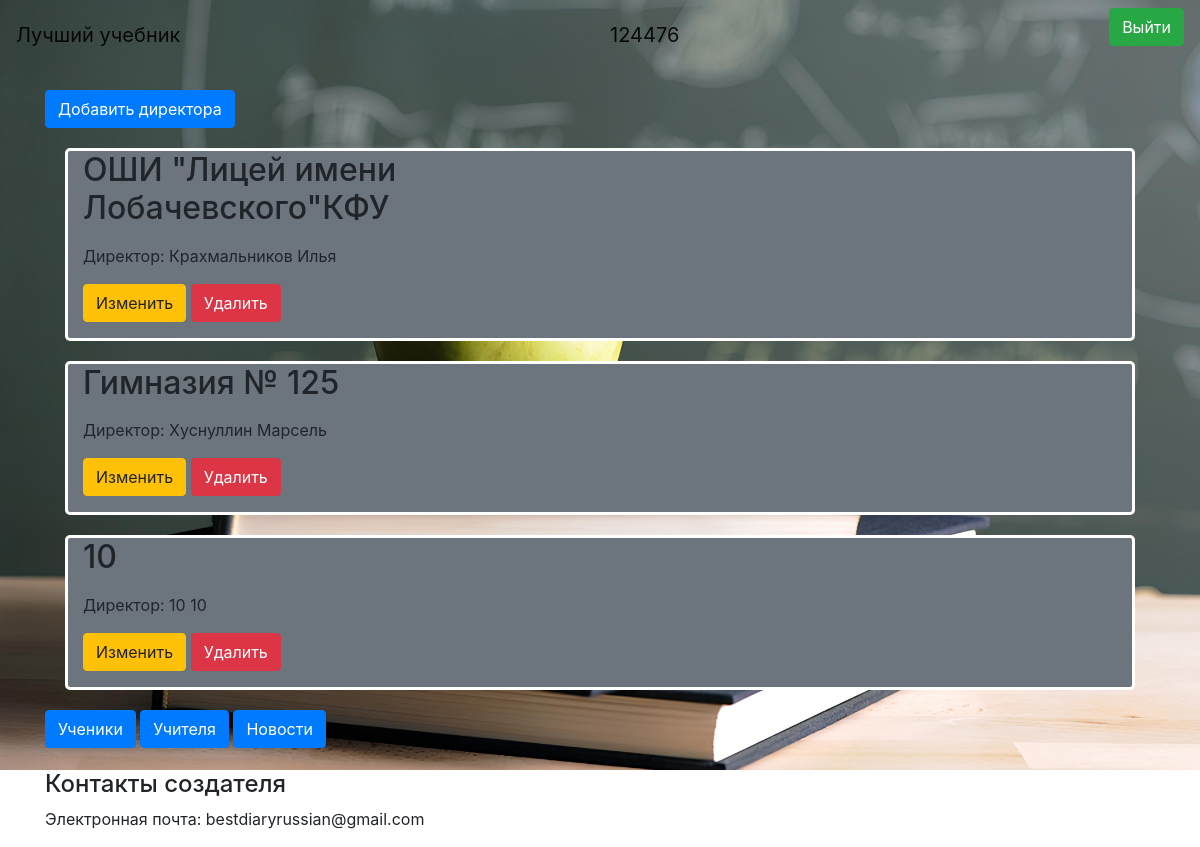
/developer (signed in), run on an earlier commit of the app's database.
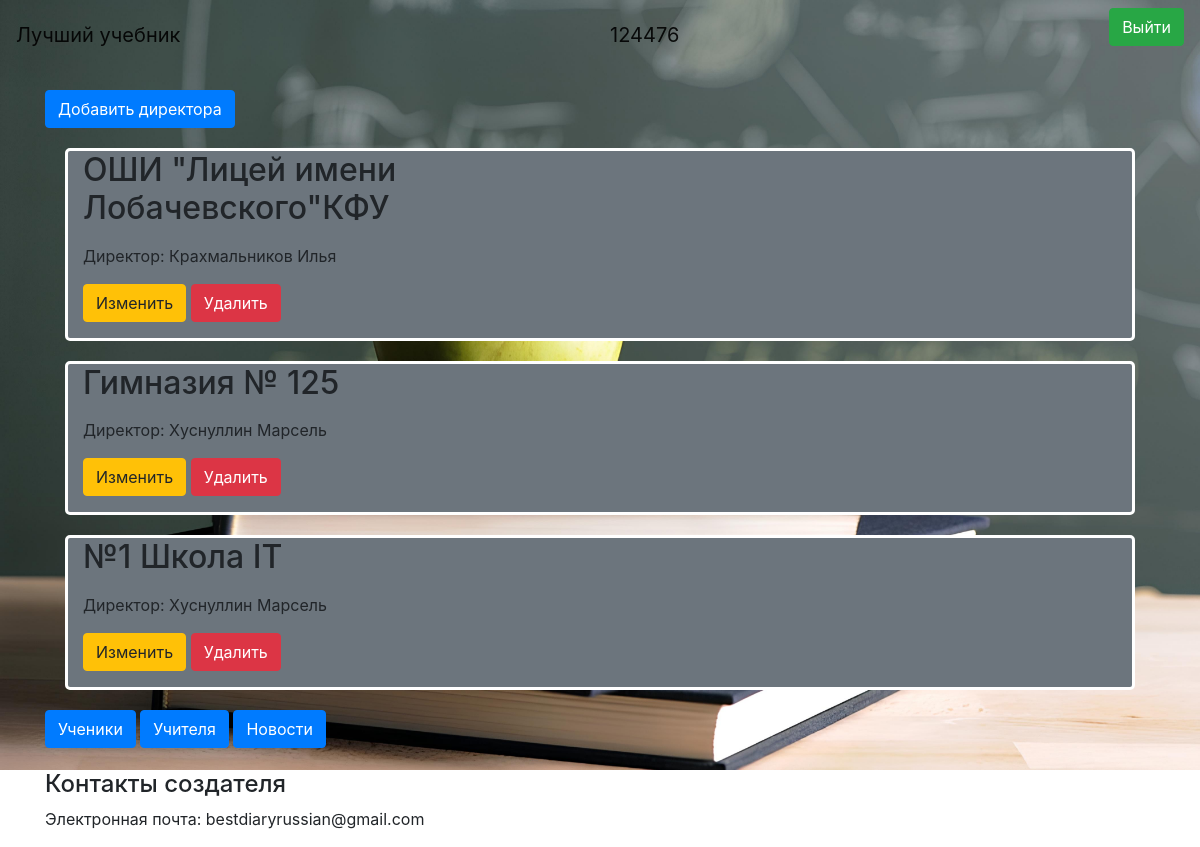
And on a later commit of the database.
### data/admins.py (models this page shows, shortened)
class Admin(SqlAlchemyBase, UserMixin):
    __tablename__ = 'admins'
    id = sqlalchemy.Column(sqlalchemy.Integer,
                           primary_key=True, autoincrement=True)
    surname = sqlalchemy.Column(sqlalchemy.String, nullable=True)
    name = sqlalchemy.Column(sqlalchemy.String, nullable=True)
    login = sqlalchemy.Column(sqlalchemy.String, nullable=True)
    school = sqlalchemy.Column(sqlalchemy.String, nullable=True)
    email = sqlalchemy.Column(sqlalchemy.String, nullable=True)
    hashed_password = sqlalchemy.Column(sqlalchemy.String, nullable=True)

### main.py (the view)
@app.route("/developer")
def developer():
    coc = request.cookies.get("coc", 0)
    if coc:
        db_sess = db_session.create_session()
        us = coc.split(';')[1]
        nameUs = coc.split(';')[2]
        a = []
        for i in db_sess.query(Admin).all():
            a.append([i.id, i.surname, i.name, i.school])
        return render_template("developer.html", news=a, us=us, nameUs=nameUs,
                               bg='img')
    else:
        return redirect("/")

### data/db_session.py (called while the page is built)
def create_session() -> Session:
    global __factory
    return __factory()

### main.py (called while the page is built)
@login_manager.user_loader
def load_user(user_id):
    db_sess = db_session.create_session()
    return db_sess.query(User).get(user_id)

### templates/developer.html (shortened to what this page needs)
<html lang="en">
<head>
</head>
<body>
{% extends "base.html" %}
{% block content %}
{% if us == "developer" %}
<a href="newAdmin" class="btn btn-primary">Добавить директора</a>
{% for item in news%}
<div class="bg-secondary" style="margin: 20px;border-radius: 5px;border-style: solid;border-color: white;">
    <h2 class="col-6 mb-3">{{item[3]}}</h2>
    <div class="col-6 mb-3">
        Директор: {{item[1]}} {{item[2]}}
    </div>
    <div class="col-6 mb-3">
        <a href="newAdmin/{{ item[0] }}" class="btn btn-warning">
            Изменить
        </a>
        <a href="admin_delete/{{ item[0] }}" class="btn btn-danger">
            Удалить
        </a>
    </div>
</div>
{% endfor %}
<a href="allUsers" class="btn btn-primary">Ученики</a>
<a href="allTeachers" class="btn btn-primary">Учителя</a>
<a href="allTems" class="btn btn-primary">Новости</a>
{% endif %}
{% endblock %}

### templates/base.html (shortened to what this page needs)
<!doctype html>
<html lang="en">
<head>
    <link rel="stylesheet"
          href="https://stackpath.bootstrapcdn.com/bootstrap/4.4.1/css/bootstrap.min.css"
>
</head>
<body>
{% if bg == "img" %}
<div class="custom-div_image_1">
{% else %}
<div class="custom-div">
{% endif %}
    <header>
        <nav class="navbar navbar-light">
            <a class="navbar-brand" href="#">Лучший учебник</a>
            {% if us != "None" %}
                <a class="navbar-brand" href="/logout">{{ nameUs }}</a>
                <p>
                    <a class="btn btn-success" href="/logout">Выйти</a>
                </p>
            {% else %}
                <p>
                    <a class="btn btn-success" href="/login">Войти</a>
                </p>
            {% endif %}
        </nav>
    </header>
    <main role="main" class="container">
        {% block content %}{% endblock %}
    </main>
</div>
<footer>
    <div class="custom-center">
        <div class="container">
            <div class="row">
                <div class="col-md-6">
                    <h4>Контакты создателя</h4>
                    <p>Электронная почта: bestdiaryrussian@gmail.com</p>
                </div>
            </div>
        </div>
    </div>
</footer>
</body>
</html>

### templates/base.html (style rules this page uses)
main { min-height: 700px; max-width: 800px; margin: 0 auto; padding: 20px; }
.custom-center { align-items: center }
.custom-div_image_1 { background: url('../static/images/wallpaper_1.jpg'); background-repeat: no-repeat; background-size: cover; }

What changed in the data, as far as the page shows it:
removed Admin: school "10", surname "10", name "10"
added Admin: school "№1 Школа IT", surname "Хуснуллин", name "Марсель"
